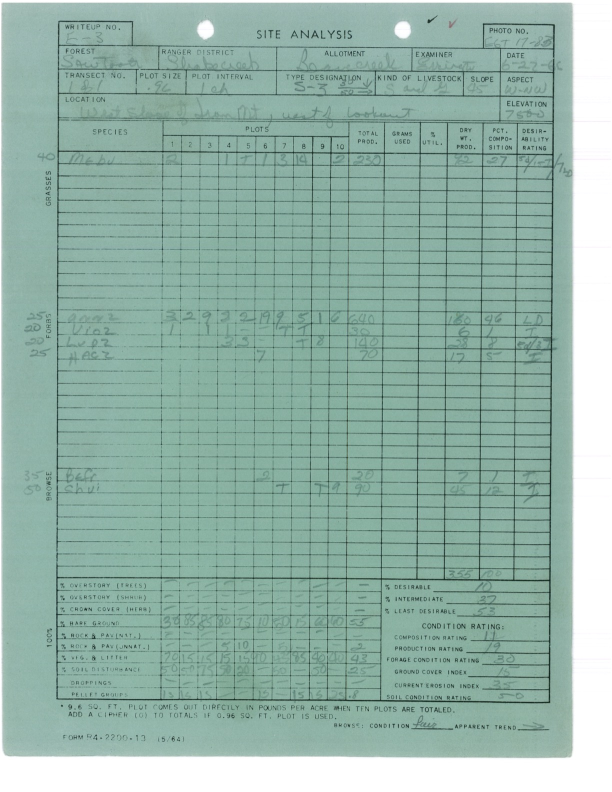
#> input picture archive/char_detection/highRes_ForestService.jpg, 1224 x 1584 px (shown at 1/2 size)
$ jupyter execute --allow-errors char-detection.ipynb   (shell and % lines are left out)
#> lines starting #> are read from the running program, lines starting #| are printed output that depends on the picture; after the words box and inside, x2 and y2 are one past the last pixel; in counts of white or black regions, pixels touching at a corner belong together
[cell 1]
# Date: 28/05/2021
# Author: Joshua Soutelo Vieira

[cell 2]
import os
import json

import cv2
import numpy as np
from matplotlib import pyplot as plt

[cell 3]
DATA_FOLDER = "data"
OUTPUT_FOLDER = "output"

[cell 4]
def show_image(image, name=None):
    plt.title(name)
    plt.xlabel(str(image.shape[1]) + " px")
    plt.ylabel(str(image.shape[0]) + " px")
    plt.xticks([])
    plt.yticks([])
    plt.imshow(cv2.cvtColor(image, cv2.COLOR_BGR2RGB))
    plt.show()

def grab_fields_coords(file):
#> called with file = 'all_fields.json'
    with open(file, "r") as f:
#> (reads archive/char_detection/all_fields.json from the repository)
        content = json.loads(f.read())

    return content

[cell 5]
# Gray scale image + Tresholding => B&W image
def bw(image, threshold=None, show=False):
    # First transform the image to gray scale
    gray_img = cv2.cvtColor(image, cv2.COLOR_BGR2GRAY)
    # Sometimes we choose to set the threshold manually assuming that the Otsu algorithm wasn't unable to find a proper one
    if threshold:
        (thresh, bw_img) = cv2.threshold(gray_img, threshold, 255, cv2.THRESH_BINARY_INV)
    else:
        # Treshold set to -0 to point out that it's Otsu's algorithm job to decide it
        (thresh, bw_img) = cv2.threshold(gray_img, -0, 255, cv2.THRESH_BINARY_INV | cv2.THRESH_OTSU)
    if show:
        show_image(gray_img, "Gray scale")
        show_image(bw_img, "Trehshold (B&W)")

    return bw_img

[cell 6]
# Gaussian Blur
def gauss_blur(image, show=False):

    gauss_img = cv2.GaussianBlur(
        src=image,
        ksize=(3,3),
        sigmaX=.5)

    if show: show_image(gauss_img, "Gaussian Blur")

    return gauss_img

[cell 7]
"""
 It coalesces rectangles until we end up with the outmost rectangle. It only takes into account rectangles that
 are at least
"""
# ROI Extraction
def roi(bw_img, gauss_img, rect_thresh=3, show=False):

    ctrs, hier = cv2.findContours(bw_img, cv2.RETR_EXTERNAL, cv2.CHAIN_APPROX_NONE)

    rects = [cv2.boundingRect(ctr) for ctr in ctrs]

    if len(rects) == 1: # Only one contour found
        x, y, w, h = rects[0]

    else:
        # This approach coalesces rectangles in a way that we end up with the outmost ROI
        x, y, w, h = (None, None, None, None)
        for r in rects:
            # Unpack elements
            x1, y1, w1, h1 = r
            # If the width or height of the rectangle passes a threshold value
            if w1 >= rect_thresh and h1 >= rect_thresh:
                if x != None and y != None and w != None and h != None:
                    # We have to take that x or y that is closer to the origin
                    if x1 < x:
                        x_tmp = x1
                    else:
                        x_tmp = x
                    if y1 < y:
                        y_tmp = y1
                    else:
                        y_tmp = y
                    # We have to compute the new width and height with respect of the outer x and y
                    if x1 + w1 > x + w:
                        w_tmp = (x1 + w1) - x_tmp
                    else:
                        w_tmp = (x + w) - x_tmp
                    if y1 + h1 > y + h:
                        h_tmp = (y1 + h1) - y_tmp
                    else:
                        h_tmp = (y + h) - y_tmp
                    # Update the outmost ROI
                    x, y, w, h = x_tmp, y_tmp, w_tmp, h_tmp
                else:
                    x, y, w, h = r
        # We didn't find a proper rectangle. Assing the one with smallest width or height so we assure that
        # the thresholding algorithm will run again with a manual value
        if x == None and y == None and w == None and h == None:
            x, y, w, h = rects[0]
            for r in rects[1:]:
                x1, y1, w1, h1 = r
                if w1 < w or h1 < h:
                    x, y, w, h = r
    """
    for r in rects:
        x1, y1, w1, h1 = r
        show_image(gauss_img[y1:y1+h1, x1:x1+w1])
    """

    roi = gauss_img[y:y+h, x:x+w]

    if show: show_image(roi, "ROI")

    return roi

[cell 8]
def pad_resize(roi_img, show=False):
    # Extracted ROI centered in a square frame with lengths equal to the largest dimension
    h, w = roi_img.shape
    l_dim = max(h, w)
    bg_img = np.zeros((l_dim, l_dim)).astype('uint8')

    # Compute xoff and yoff for placement of upper left corner of resized image
    yoff = round((l_dim-h)/2)
    xoff = round((l_dim-w)/2)

    cent_img = bg_img.copy()
    cent_img[yoff:yoff+h, xoff:xoff+w] = roi_img
    if show: show_image(cent_img, "Centered")

    # Square frame padded with two empty pixels
    pad_img = cv2.copyMakeBorder(cent_img, 2, 2, 2, 2, cv2.BORDER_CONSTANT, None, 0)
    if show: show_image(pad_img, "Padded")

    # Downscale or upscale https://www.tutorialkart.com/opencv/python/opencv-python-resize-image/
    #res_img = cv2.resize(src=pad_img, dsize=(28,28), fx=1, fy=1, interpolation=cv2.INTER_CUBIC)
    res_img = cv2.resize(src=pad_img, dsize=(28,28), interpolation=cv2.INTER_CUBIC)
    if show: show_image(res_img, "Resized Image")

    return res_img

[cell 9]
fields = grab_fields_coords("all_fields.json")['fields']
form = cv2.imread("highRes_ForestService.jpg")
#> form is the input picture: shape (1584, 1224, 3); mean B, G, R 169, 179.9, 148.4
i = 1
for field in fields:
    name = field['field']
    x = field['coord_pixel'][0]
    y = field['coord_pixel'][1]
    w = field['width']
    h = field['height']
    print(name, x, y, w, h)

    form_field = form[y:y+h, x:x+w]
    cv2.imwrite(f"/home/jsv/Documents/ForestProject/test/char_detection/output/field_{i}.jpg", form_field)
    i += 1

    bw_img = bw(form_field, show=True)

    # ROI

    ctrs, hier = cv2.findContours(bw_img, cv2.RETR_EXTERNAL, cv2.CHAIN_APPROX_NONE)
    rects = [cv2.boundingRect(ctr) for ctr in ctrs]

    form_field_copy = form_field.copy()
    print(rects)
    for rect in rects:

        rx, ry, rw, rh = rect
        form_field_copy = cv2.rectangle(form_field_copy, rect, (0, 0, 255), 1)
    show_image(form_field_copy)
#> this loop made 16 passes
#> thresh in bw on passes 1 to 8: 156, 155, 153, 151, 156, 156, 156, 155
#> (printed output is left out)
#> pass 1, in bw, `(thresh, bw_img) = cv2.threshold(gray_img, -0, 255, cv2.THRESH_BINARY_..`:
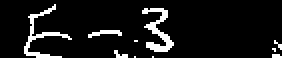
#> bw_img: shape (29, 141) (shown 2 times larger); 8.5% white in thin lines or dots, all inside (x1, y1, x2, y2) = (12, 2, 141, 29)
#> after the loop:
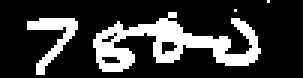
#> bw_img: shape (26, 101) (shown 3 times larger); 21.8% white; 4 white regions (2 under 20 px), largest, box (x1, y1, x2, y2) and area: (31, 4, 87, 24) 456, (9, 6, 26, 25) 115
#> after the loop:
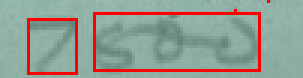
#> form_field_copy: shape (26, 101, 3) (shown 3 times larger); mean B, G, R 147.3, 156.1, 147.4
#> after the loop, i = 17

## Second approach.
https://www.pyimagesearch.com/2020/06/22/turning-any-cnn-image-classifier-into-an-object-detector-with-keras-tensorflow-and-opencv/
https://medium.com/swlh/pytorch-real-step-by-step-implementation-of-cnn-on-mnist-304b7140605a (If the restriction pops up, just open it from incoginito mode...)

The main idea here is:
> Step #1: Input an image. <br>
Step #2: Construct an image pyramid <br>
Step #3: For each scale of the image pyramid, run a sliding window <br>
Step #3a: For each stop of the sliding window, extract the ROI <br>
Step #3b: Take the ROI and pass it through our CNN originally trained for image classification <br>
Step #3c: Examine the probability of the top class label of the CNN, and if meets a minimum confidence, record (1) the class label and (2) the location of the sliding window <br>
Step #4: Apply class-wise non-maxima suppression to the bounding boxes <br>
Step #5: Return results to calling function <br>

In order to achieve all this steps, we need to train a CNN that performs good at the character classification task. (steps #3b and #3c)

### Step 1. Input an image

[cell 10]
fields = grab_fields_coords("all_fields.json")['fields']
form = cv2.imread("highRes_ForestService.jpg")

def grab_fields():
    toret = {}

    for field in fields:
        name = field['field']
        x = field['coord_pixel'][0]
        y = field['coord_pixel'][1]
        w = field['width']
        h = field['height']

        form_field = form[y:y+h, x:x+w]
        toret[name] = form_field
#> this loop made 16 passes
#> pass 3, in grab_fields, `form_field = form[y:y+h, x:x+w]`:
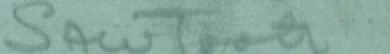
#> form_field: shape (27, 195, 3) (shown 2 times larger); mean B, G, R 158.6, 168.1, 136.3
#> after the loop, toret = 16 items

    return toret

fields = grab_fields()
#> fields = 16 items
field = fields[list(fields)[0]]
show_image(field)

### Step 2. Construct image pyramid

*Should we upscale, downscale or both?*

[cell 11]
def image_pyramid_downscale(image, scale=2, minSize=10):
#> called with scale = 2, minSize = 10
    toret = []
    toret.append(image)
    h, w, _ = map(int, image.shape)
    while h >= minSize and w >= minSize:
        image = cv2.pyrDown(image, dstsize=(w // scale, h // scale))
        h, w, _ = map(int, image.shape)
        toret.append(image)
#> after the loop, toret = 3 items
    return toret


pyramids = image_pyramid_downscale(field)
#> pyramids = 3 items
for pyramid in pyramids:
    show_image(pyramid)
#> this loop made 3 passes
#> pass 2, in show_image (call 51), `plt.show()`:
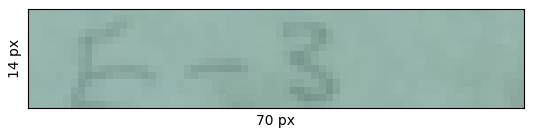
#> figure drawn by matplotlib, 1 panel

### Step 3: For each scale of the image pyramid, run a sliding window

[cell 12]
def sliding_window(image, step, ws):
#> called with step = 2, ws = 20
    toret = []
    # We want to take into account all the height of the image, so we only need to move in the x axis
    y = 0
    for x in range(0, image.shape[1] - ws, step):
        toret.append({ "x": x, "y": 0, "h": image.shape[0], "w": ws })
        #toret.append({x, 0, image[0, x:x + ws[0]]))
    return toret

sliding_windows = sliding_window(pyramids[0], 2, 20)
#> sliding_windows = 61 items
for window in sliding_windows:
    print(window)
    x = window["x"]
    y = window["y"]
    h = window["h"]
    w = window["w"]
    show_image(pyramids[0][y:y+h, x:x+w])
#> this loop made 61 passes
#> (window, x) on passes 1 to 8: ({'x': 0, 'y': 0, 'h': 29, 'w': 20}, 0), ({'x': 2, 'y': 0, 'h': 29, 'w': 20}, 2), ({'x': 4, 'y': 0, 'h': 29, 'w': 20}, 4), ({'x': 6, 'y': 0, 'h': 29, 'w': 20}, 6), ({'x': 8, 'y': 0, 'h': 29, 'w': 20}, 8), ({'x': 10, 'y': 0, 'h': 29, 'w': 20}, 10), ({'x': 12, 'y': 0, 'h': 29, 'w': 20}, 12), ({'x': 14, 'y': 0, 'h': 29, 'w': 20}, 14)
#> (printed output is left out)
#> pass 1, in show_image (call 53), `plt.show()`:
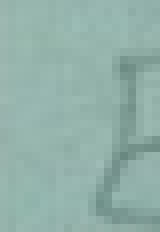
#> shown: shape (29, 20, 3) (shown 8 times larger); mean R, G, B 146, 176.8, 169.5

### Step 3b: Take the sliding windows and pass it through our CNN originally trained for image classification

[cell 13]
import tensorflow as tf
from tensorflow import keras

[cell 14]
# Load trained model on EMNIST dataset
MODEL_PATH = "/home/jsv/Documents/ForestProject/models/EMNIST-CNN-v3-bymerge"
#> (the rest of this cell did not finish here and is left out)

[cell 15]
# Preprocess image
def preprocess(image):
    bw_img = bw(image)
    gauss_img = gauss_blur(bw_img)
    roi_img = roi(bw_img, gauss_img)

    h, w = roi_img.shape
    if h <= 1 or w <= 1:
        bw_img = bw(image, 150)
        gauss_img = gauss_blur(bw_img)
        roi_img = roi(bw_img, gauss_img)

    result = pad_resize(roi_img)

    return result

[cell 16]
class_mappings = {0: 48, 1: 49, 2: 50, 3: 51, 4: 52, 5: 53, 6: 54, 7: 55, 8: 56, 9: 57, 10: 65, 11: 66, 12: 67, 13: 68, 14: 69, 15: 70, 16: 71, 17: 72, 18: 73, 19: 74, 20: 75, 21: 76, 22: 77, 23: 78, 24: 79, 25: 80, 26: 81, 27: 82, 28: 83, 29: 84, 30: 85, 31: 86, 32: 87, 33: 88, 34: 89, 35: 90, 36: 97, 37: 98, 38: 100, 39: 101, 40: 102, 41: 103, 42: 104, 43: 110, 44: 113, 45: 114, 46: 116}


item = 19
x = sliding_windows[item]["x"]
#> x = 38
y = sliding_windows[item]["y"]
h = sliding_windows[item]["h"]
w = sliding_windows[item]["w"]
img = pyramids[0][y:y+h, x:x+w]
prep_img = preprocess(img)
#> in roi, `ctrs, hier = cv2.findContours(bw_img, cv2.RETR_EXTERNAL, cv2.CHAIN_APP..`: ctrs = 2 contours, all with area under 20
#> in roi, `rects = [cv2.boundingRect(ctr) for ctr in ctrs]`: rects = [(19, 25, 1, 2), (6, 15, 14, 4)]
#> the loop in roi, `for r in rects:` made 2 passes
#> (x1, y1, w1, h1, x, y, w, h) on pass 2: (6, 15, 14, 4, 6, 15, 14, 4)
show_image(prep_img)

# Inference
prep_img = prep_img / 255
prep_img = prep_img.T
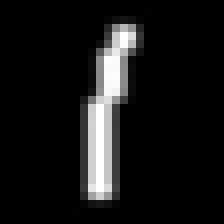
#> prep_img: shape (28, 28) float64 (shown 8 times larger); min 0, max 1, mean 0.085


#sample = np.array([prep_img])
#sample.shape = (1, 28, 28, 1)
sample = prep_img.reshape(1, 28, 28, 1)
#> (the rest of this cell did not finish here and is left out)

#> (a cell that did not finish here is left out)

### Main Loop

[cell 18]
# slide a window across the image
def sliding_window(image, step, ws):
    #for y in range(0, image.shape[0] - ws[1], step):
    for x in range(0, image.shape[1] - ws[1], step):
        # yield the current window
        yield (x, 0, image[0:ws[0], x:x + ws[1]])

def image_pyramid(image, scale=1.5, minSize=(224, 224)):
    # yield the original image
    yield image
    # keep looping over the image pyramid
    while True:
        # compute the dimensions of the next image in the pyramid
        w = int(image.shape[1] / scale)
        r = w / float(image.shape[1])
        dim = (w, int(image.shape[0] * r))
        image = cv2.resize(image, dsize=dim, interpolation=cv2.INTER_AREA)
        # if the resized image does not meet the supplied minimum
        # size, then stop constructing the pyramid
        if image.shape[0] < minSize[0] or image.shape[1] < minSize[1]:
            break
        # yield the next image in the pyramid
        yield image

[cell 19]
show = False
rois = {}
for name_field, field in fields.items():
    rois_imgs = [] # holds ROI generated by the sliding window
    locs = [] # holds (x,y,w,h) coords where those ROI were found in respect with the original image
    W = field.shape[1]
    pyramid = image_pyramid(field, scale=2, minSize=(10, 70)) # inits the image pyramid

    for image in pyramid:
        # determine the scale factor between the *original* image
        # dimensions and the *current* layer of the pyramid
        scale = W / float(image.shape[1])
        # for each layer of the image pyramid, loop over the sliding
        # window locations
        window_size = (image.shape[0], 20)

        for (x, y, roiOrig) in sliding_window(image, step=3, ws=window_size):
            # scale the (x, y)-coordinates of the ROI with respect to the
            # *original* image dimensions
            x = int(x * scale)
            y = int(y * scale)
            w = int(window_size[1] * scale)
            h = int(window_size[0] * scale)
            # preprocess ROI
            roi_prep = preprocess(roiOrig)
            # Normalize and reshape
            roi_prep = roi_prep/255
            roi_prep = roi_prep.T
            roi_prep.shape = (28, 28, 1)
            # update our list of ROIs and associated coordinates
            rois_imgs.append(roi_prep)
            locs.append((x, y, w, h))

            if show:
                # clone the original image and then draw a bounding box
                # surrounding the current region
                clone = field.copy()
                cv2.rectangle(clone, (x, y), (x + w, y + h),
                    (0, 255, 0), 1)
                # show the visualization and current ROI
                show_image(clone, "Visualization")
                show_image(roiOrig, "ROI")
    rois[name_field] = {"data": rois_imgs, "locs": locs}

    break
#> this loop made 1 pass
#> pass 1, in bw (call 18), `gray_img = cv2.cvtColor(image, cv2.COLOR_BGR2GRAY)`:
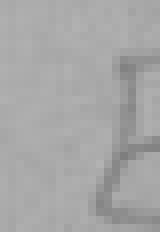
#> gray_img: shape (29, 20) (shown 8 times larger); min 126, max 178, mean 166.8
#> pass 1, in bw (call 18), `(thresh, bw_img) = cv2.threshold(gray_img, -0, 255, cv2.THRESH_BINARY_..`:
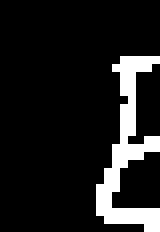
#> bw_img: shape (29, 20) (shown 8 times larger); 11.7% white in thin lines or dots, all inside (x1, y1, x2, y2) = (12, 7, 20, 29)
#> pass 1, in gauss_blur (call 2), `gauss_img = cv2.GaussianBlur( src=image, ksize=(3,3), sigmaX=.5)`:
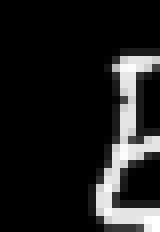
#> gauss_img: shape (29, 20) (shown 8 times larger); min 0, max 255, mean 30.2
#> (the rest of the program and of its run is left out)
